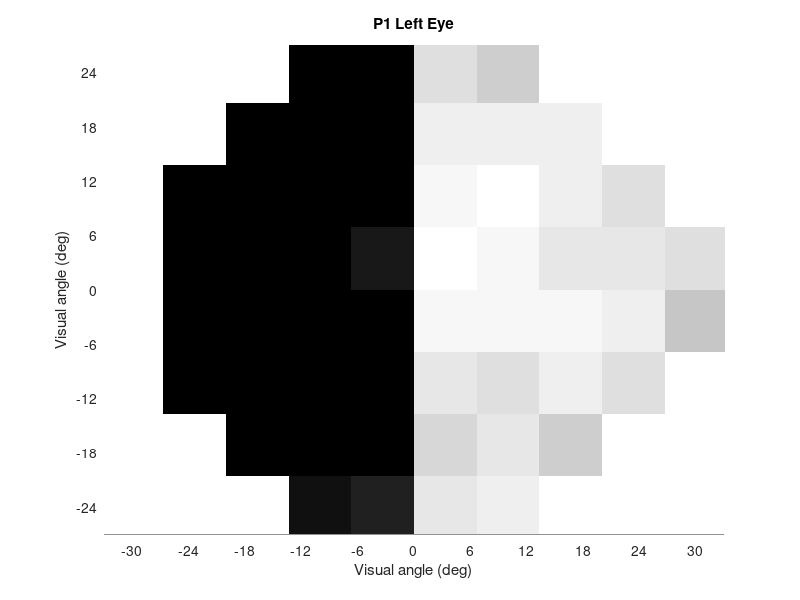

Write the MATLAB code that produced this figure. (Note: this script raises an error after producing the figure.)
%% Plot HVF Figure and Stimulus Presentation Locations

% Creates individual HVF results and group figures. 

% Written by: Tori Gobo and Sharif I. Kronemer
% Last modified: 12/6/2024

clear all

%% Parameters 

% Subjects to analyze
subject_list = {'P1'; 'P2'; 'P3'; 'P4'; 'P5'; 'P6'; 'P7'; 'P8'};

% Eyes
eye_type = {'Left', 'Right'};

% Add screen size constants (in mm)
% Note: These values were measured manually
screen_length = 530; % Behavioral session
screen_height = 298; % Behavioral session

% Subject distance from screen (in mm)
% Note: This value was measured manually 
sub_distance = 580; % Behavioral session
MEG_sub_distance = 750; % MEG session;

% Stimulus size (in mm)
% Note: The stimulus size x and y dimensions are not identical
stimulus_size = 66;
MEG_stimulus_size = 68;

% Stimulus size in degree
stimulus_size_deg = 2 * atan(stimulus_size/(2*sub_distance)) * (180/pi);
MEG_stimulus_size_deg = 2 * atan(MEG_stimulus_size/(2*MEG_sub_distance)) * (180/pi);

% Fixation cros size (in mm)
fixation_cross_size = 10;
MEG_fixation_cross_size = 5;

% Fixation size in degree
fixation_size_deg = 2 * atan(fixation_cross_size/(2*sub_distance)) * (180/pi);
MEG_fixation_size_deg = 2 * atan(MEG_fixation_cross_size/(2*MEG_sub_distance)) * (180/pi);

% Visual angle of the entire screen in degrees (* 180/pi)
% Note: The stimulus visual angle should not exceed these values
screen_y_deg = (2*atan(screen_height/(2*sub_distance))) * (180/pi);
screen_x_deg = (2*atan(screen_length/(2*sub_distance))) * (180/pi);

% MEG fixation
MEG_fixation_x = 196; 
MEG_fixation_y = 149;

%% Subject Stimulus Location

% Subject locations according to PsychoPy position input
% P1: 20.5 x 6
% P2: 14.25 x -9.5
% P3: 15.25 x 5
% P4: 12 x 5
% P5: 24 x -9.5
% P6: 18.75 x -8.25
% P7 (fixation 0 10): 24 x -11.75
% P8 (fixation 0 10): 24 x -11.75

% Center X Y coordinates of stimuli (in mm)
sub_P1_stim_loc = [458, 204];
sub_P2_stim_loc = [399, 58];
sub_P3_stim_loc = [409, 195];
sub_P4_stim_loc = [378, 195];
sub_P5_stim_loc = [491, 58];
sub_P6_stim_loc = [442, 70];
sub_P7_stim_loc = [491, 36];
sub_P8_stim_loc = [491, 36];

% MEG session P4
sub_P4_MEG_stim_loc = [328, 254];

%% Subject HVF Results

% Manually enter HVF values for the left and right eye
sub_P1_HVF_right = [Inf Inf Inf 0 6 27 27 Inf Inf Inf; Inf Inf 0 0 24 28 28 28 Inf Inf;...
    Inf 0 0 5 27 29 31 28 28 Inf; 0 0 0 5 16 29 29 28 26 Inf; 0 0 0 0 6 28 29 9 25 Inf;...
    Inf 0 0 12 17 27 28 26 23 Inf; Inf Inf 0 0 9 27 27 27 Inf Inf; Inf Inf Inf 0 22 24 24 Inf Inf Inf];
sub_P1_HVF_left = [Inf Inf Inf 0 0 27 25 Inf Inf Inf; Inf Inf 0 0 0 29 29 29 Inf Inf;...
    Inf 0 0 0 0 30 31 29 27 Inf; Inf 0 0 0 3 31 30 28 28 27; Inf 0 0 0 0 30 30 30 29 24;...
    Inf 0 0 0 0 28 27 29 27 Inf; Inf Inf 0 0 0 26 28 25 Inf Inf; Inf Inf Inf 2 4 28 29 Inf Inf Inf];

sub_P2_HVF_right = [Inf Inf Inf 30 28 31 32 Inf Inf Inf; Inf Inf 31 31 31 31 33 34 Inf Inf;...
    Inf 30 31 31 33 34 35 33 32 Inf; 21 27 29 31 33 34 34 30 31 Inf; 0 0 2 8 8 34 34 15 33 Inf;...
    Inf 6 0 1 27 33 32 32 33 Inf; Inf Inf 0 0 9 32 33 33 Inf Inf; Inf Inf Inf 20 15 31 36 Inf Inf Inf];
sub_P2_HVF_left = [Inf Inf Inf 30 30 30 28 Inf Inf Inf; Inf Inf 32 29 31 32 31 35 Inf Inf;...
    Inf 31 29 32 32 34 33 33 29 Inf; Inf 25 28 29 33 34 33 31 30 26; Inf 3 0 3 32 34 33 33 30 28;...
    Inf 0 4 0 30 34 33 33 29 Inf; Inf Inf 0 0 13 33 33 33 Inf Inf; Inf Inf Inf 5 11 33 33 Inf Inf Inf];

sub_P3_HVF_right = [Inf Inf Inf 17 15 0 0 Inf Inf Inf; Inf Inf 15 18 16 0 0 0 Inf Inf;...
    Inf 30 30 29 29 0 0 0 0 Inf; 25 29 30 31 27 0 0 0 0 0; 29 30 30 31 32 0 0 0 0 0;...
    26 30 32 30 33 0 0 0 0 0; 29 29 30 33 25 0 0 0 0 0; Inf 26 30 31 30 0 0 0 0 Inf;...
    Inf Inf 28 29 28 0 0 0 Inf Inf; Inf Inf Inf 25 12 0 0 Inf Inf Inf];
sub_P3_HVF_left = [Inf Inf Inf 25 23 0 0 Inf Inf Inf; Inf Inf 25 25 23 0 0 0 Inf Inf;...
    Inf 27 28 31 28 0 0 0 0 Inf; 15 27 31 29 30 0 0 0 0 0; 24 30 29 30 31 0 0 0 0 0;...
    27 28 0 31 31 0 0 0 0 0; 30 29 30 31 28 0 0 0 0 0; Inf 28 28 30 30 0 0 0 0 Inf;...
    Inf Inf 21 21 21 0 0 0 Inf Inf; Inf Inf Inf 14 19 20 0 Inf Inf Inf];

sub_P4_HVF_right = [Inf Inf Inf 28 24 0 0 Inf Inf Inf; Inf Inf 30 29 27 0 0 0 Inf Inf;...
    Inf 29 30 32 29 0 0 0 0 Inf; 24 27 30 33 31 0 0 0 0 Inf; 25 28 30 33 32 32 30 25 28 Inf;...
    Inf 25 30 33 32 32 33 31 32 Inf; Inf Inf 28 31 30 33 33 33 Inf Inf; Inf Inf Inf 26 29 28 29 Inf Inf Inf];
sub_P4_HVF_left = [Inf Inf Inf 27 0 0 0 Inf Inf Inf; Inf Inf 30 29 26 0 0 0 Inf Inf;...
    Inf 31 30 30 29 0 0 0 0 Inf; Inf 28 26 32 32 0 0 0 0 12;Inf 29 25 33 32 32 31 26 27 23;...
    Inf 28 30 33 31 32 32 30 27 Inf; Inf Inf 31 30 31 30 29 29 Inf Inf; Inf Inf Inf 30 30 26 28 Inf Inf Inf];

sub_P5_HVF_right = [Inf Inf Inf 6 4 0 19 Inf Inf Inf; Inf Inf 0 12 8 24 25 23 Inf Inf;...
    Inf 0 6 6 12 26 28 25 28 Inf; 0 0 5 0 0 26 29 26 25 Inf; 0 0 0 0 0 29 26 27 28 Inf;...
    Inf 0 0 0 0 28 30 0 28 Inf; Inf Inf 0 0 7 27 29 28 Inf Inf; Inf Inf Inf 0 2 19 27 Inf Inf Inf];
sub_P5_HVF_left = [Inf Inf Inf 0 0 12 20 Inf Inf Inf; Inf Inf 0 0 0 23 23 20 Inf Inf;...
    Inf 0 0 1 1 25 27 29 23 Inf; Inf 0 0 0 0 27 29 30 28 24; Inf 0 0 0 9 27 30 29 26 27;...
    Inf 3 0 0 8 31 31 30 26 Inf; Inf Inf 2 0 5 28 30 30 Inf Inf; Inf Inf Inf 0 3 25 26 Inf Inf Inf];

sub_P6_HVF_right = [Inf Inf Inf 21 27 24 14 Inf Inf Inf; Inf Inf 31 29 26 23 6 0 Inf Inf;...
    Inf 31 31 33 31 29 0 0 0 Inf; 31 31 32 35 33 29 0 0 0 Inf; 30 31 33 34 33 0 0 0 0 Inf;...
    Inf 29 32 32 32 0 0 0 0 Inf; Inf Inf 32 30 27 0 0 0 Inf Inf; Inf Inf Inf 19 28 11 0 Inf Inf Inf];
sub_P6_HVF_left = [Inf Inf Inf 29 25 2 12 Inf Inf Inf; Inf Inf 31 29 30 20 11 9 Inf Inf;...
    Inf 29 32 31 31 22 0 4 0 Inf; Inf 29 28 33 31 10 0 0 0 0; Inf 29 21 32 32 30 8 0 0 0;...
    Inf 32 31 30 31 22 0 0 0 Inf; Inf Inf 31 30 28 0 3 0 Inf Inf; Inf Inf Inf 27 25 0 0 Inf Inf Inf];

sub_P7_HVF_right = [Inf Inf Inf 21 26 15 23 Inf Inf Inf; Inf Inf 25 26 27 24 26 26 Inf Inf;...
    Inf 19 27 25 28 27 29 25 23 Inf; 23 24 28 26 29 27 30 18 29 Inf;...
    0 16 28 25 18 30 29 5 24 Inf; Inf 18 6 0 5 28 28 30 23 Inf; Inf Inf 2 4 4 27 30 30 Inf Inf; Inf Inf Inf 7 2 26 29 Inf Inf Inf];
sub_P7_HVF_left = [Inf Inf Inf 15 21 19 21 Inf Inf Inf; Inf Inf 20 20 23 25 27 24 Inf Inf;...
    Inf 14 20 24 25 24 27 27 21 Inf; Inf 19 22 25 26 26 28 26 23 23; Inf 15 12 9 8 28 30 29 26 18;...
    Inf 17 13 10 10 29 28 28 20 Inf; Inf Inf 12 13 4 27 28 26 Inf Inf; Inf Inf Inf 5 7 23 25 Inf Inf Inf];

sub_P8_HVF_right = [Inf Inf Inf 28 26 24 30 Inf Inf Inf; Inf Inf 27 30 29 30 30 33 Inf Inf;...
    Inf 31 29 31 32 32 30 31 33 Inf; 24 30 31 30 30 31 32 22 27 Inf; 15 21 29 28 0 34 33 3 27 Inf;...
    Inf 18 0 0 0 33 35 32 33 Inf; Inf Inf 0 0 0 32 31 27 Inf Inf; Inf Inf Inf 0 0 28 31 Inf Inf Inf];
sub_P8_HVF_left = [Inf Inf Inf 32 27 25 29 Inf Inf Inf; Inf Inf 29 30 30 29 29 31 Inf Inf;...
    Inf 35 28 30 32 33 33 30 27 Inf; Inf 30 26 32 33 33 31 31 28 30; Inf 22 0 28 16 32 32 32 30 35;...
    Inf 0 0 0 8 29 30 30 28 Inf; Inf Inf 2 0 11 30 30 30 Inf Inf; Inf Inf Inf 1 6 28 33 Inf Inf Inf];

%% Calculate Stimulus Visual Angle

% Initialize group variables
group_stim_x_deg = [];
group_stim_y_deg = [];
group_field_idx = [];

% Visual angle of stimuli relative to fixation
% Note: For 2 participants fixations was in the top third of the screen

% Loop over subjects
for sub = 1:length(subject_list)

    % Define fixation point (in mm)
    if ismember(subject_list(sub),{'P7', 'P8'})

        fixation_x = 265;
        fixation_y = 242;

    % All other subjects
    else

        fixation_x = 265;
        fixation_y = 147;

    end

    % Find current stimulus coordinates (in mm)
    stim_x = eval(['sub_',subject_list{sub},'_stim_loc(1)']);
    stim_y = eval(['sub_',subject_list{sub},'_stim_loc(2)']);

    % Calculate the Euclidean distance between the fixation and stimulus
    size_x = abs(stim_x - fixation_x);
    size_y = abs(stim_y - fixation_y);

    % Calculate the visual angle
    group_stim_x_deg(sub) = (2*atan(size_x/(2*sub_distance))) * (180/pi);
    group_stim_y_deg(sub) = (2*atan(size_y/(2*sub_distance))) * (180/pi);

    % MEG analysis 
    if isequal(subject_list{sub},'P4')

        % Calculate the Euclidean distance between teh fixation and stimulus
        size_x = abs(sub_P4_MEG_stim_loc(1)- MEG_fixation_x);
        size_y = abs(sub_P4_MEG_stim_loc(2)- MEG_fixation_y);
        
        % Calculate the visual angle
        sub_P4_stim_x_deg = (2*atan(size_x/(2*sub_distance))) * (180/pi);
        sub_P4_stim_y_deg = (2*atan(size_y/(2*sub_distance))) * (180/pi);

    end

    % Indicate top/bottom field index
    if (stim_y - fixation_y) < 0

        group_field_idx(sub,1) = 0;

    else

        group_field_idx(sub,1) = 1;

    end    

end

%% Plot the HVF tests

% Loop over subjects
for sub = 1:(length(subject_list))

    % Define current HVF results
    HVF_left = eval(['sub_',subject_list{sub},'_HVF_left']);
    HVF_right = eval(['sub_',subject_list{sub},'_HVF_right']);
    
    % Loop over eyes
    for eye = 1:2

        % Setup figure
        figure
        hold on
    
        % Labels
        title([subject_list{sub},' ',eye_type{eye},' Eye'])
        ylabel('Visual angle (deg)')
        xlabel('Visual angle (deg)')
    
        % Define axis
        if isequal(subject_list{sub},'P3')

            % Define axis/limits
            x_axis = [-30:6:-6,6:6:30];
            y_axis = [-30:6:-6,6:6:30];

            xlim([-33,33])
            ylim([-33,33])
        
        else

            % Define axis/limits
            x_axis = [-30:6:-6,6:6:30];
            y_axis = [-24:6:-6,6:6:24];

            xlim([-33,33])
            ylim([-27,27])
        
        end

        % Axis ticks
        xticks([-30:6:30])
        yticks([-30:6:30])
        
        % Update colorbar
        colormap(gray)
    
        % Plot HVF
        % Note: Image values need to be flipped for proper plotting due

        % Left eye
        if isequal(eye_type{eye},'Left')

            imagesc(x_axis, y_axis, flipud(HVF_left));

        % Right eye
        else

            imagesc(x_axis, y_axis, flipud(HVF_right));

        end
    
        % Plot stimulus location
        % Note: The plotted circle will match the on-screen stimulus size

        % Top half of visual field
        if isequal(group_field_idx(sub),1)

            circle(group_stim_x_deg(sub),group_stim_y_deg(sub),stimulus_size_deg/2); 
            circle(-group_stim_x_deg(sub),group_stim_y_deg(sub),stimulus_size_deg/2); 

        % Bottom half of visual field
        else

            circle(group_stim_x_deg(sub),-group_stim_y_deg(sub),stimulus_size_deg/2); 
            circle(-group_stim_x_deg(sub),-group_stim_y_deg(sub),stimulus_size_deg/2); 

        end

        % MEG locations for P4 MEG
        if isequal(subject_list{sub}, 'P4')

            circle(sub_P4_stim_x_deg,sub_P4_stim_y_deg,MEG_stimulus_size_deg/2); 
            circle(sub_P4_stim_x_deg,-sub_P4_stim_y_deg,MEG_stimulus_size_deg/2); 

        end

        % Plot reference lines
        yline(0, 'LineWidth',1, 'color', 'k');
        xline(0, 'LineWidth',1, 'color', 'k');

    end
    
end

% Plot circle function
function circle(x,y,r)

    % Define circle parameters
    th = 0:pi/50:2*pi;
    xunit = r * cos(th) + x;
    yunit = r * sin(th) + y;

    hold on

    % Plot a circle
    plot(xunit, yunit,'r')

    hold off

end